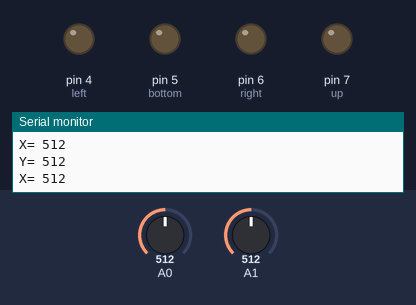
Simulated run of this sketch. Board: Arduino Uno, built with avr-gcc and run on an emulated ATmega328P. Shown: output pins drawn as LEDs (lit = HIGH), the last lines printed to the serial monitor. The inputs (shaded band) are chosen by the test bench; at power-on: A0 = 512, A1 = 512.

Above: at 1.2 s.
1.3 s: A0 set to 0
At 2.5 s:
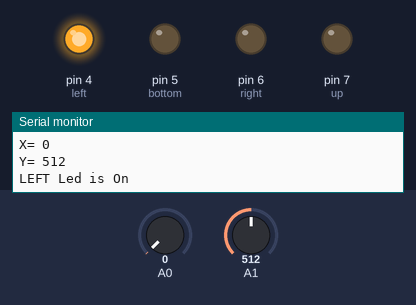
2.8 s: A0 set to 1023
At 3.7 s:
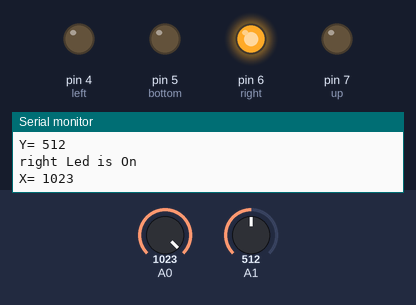
4.3 s: A1 set to 503
7.3 s: A1 set to 479
At 8.5 s:
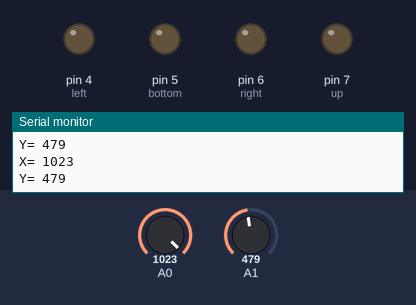
8.8 s: A1 set to 0
At 9.1 s:
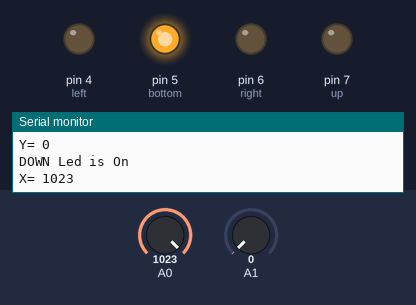
10.3 s: A1 set to 1023
At 11.5 s:
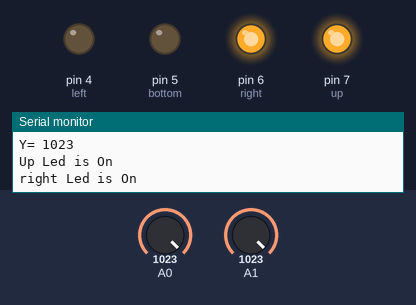
Timing chart, 0 to 12.8 s (numbered marks = the images above; inputs shaded):
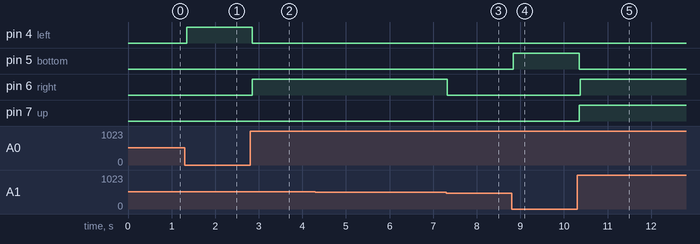

The sketch:

JoyStick_with_Led.ino
```cpp
int right=6;
int left=4;
int bottom=5;
int up =7;

int x;
int y;
int value;

void setup()
{
    Serial.begin(9600);
    pinMode(right,OUTPUT);
    pinMode(left,OUTPUT);
    pinMode(up,OUTPUT);
    pinMode(bottom,OUTPUT);
}

void loop()
{

    x=analogRead(A0);
    y=analogRead(A1);
    Serial.print("X= ");
    Serial.println(x);
    Serial.print("Y= ");
    Serial.println(y);

    // for Up
    if (x>=500 && y==1023)
    {
        Serial.println("Up Led is On");
       digitalWrite(up, HIGH);
    }else{
        digitalWrite(up, LOW);
    }

    // for down
    if (x>=500 && y==0)
    {
        Serial.println("DOWN Led is On");
       digitalWrite(bottom, HIGH);
    }else{
        digitalWrite(bottom, LOW);
    }

    // for right
    if (x==1023 && y>=495)
    {
        Serial.println("right Led is On");
       digitalWrite(right, HIGH);
    }else{
        digitalWrite(right, LOW);
    }
    // for left
    if (x==0 && y>=495)
    {
        Serial.println("LEFT Led is On");
       digitalWrite(left, HIGH);
    }else{
        digitalWrite(left, LOW);
    }


}
```

Measured:
- the behaviour switches between 495 and 494 on A1 (found by bisection; images 2 and 3)
- after the input at 1.3 s, pin 4 (left): LOW → HIGH after 0.05 s
- after the input at 2.8 s, pin 4 (left): HIGH → LOW after 0.05 s; pin 6 (right): LOW → HIGH after 0.05 s
- after the input at 7.3 s, pin 6 (right): HIGH → LOW at once
- after the input at 8.8 s, pin 5 (bottom): LOW → HIGH at once
- after the input at 10.3 s, pin 5 (bottom): HIGH → LOW after 0.05 s; pin 6 (right): LOW → HIGH after 0.07 s; pin 7 (up): LOW → HIGH after 0.05 s
